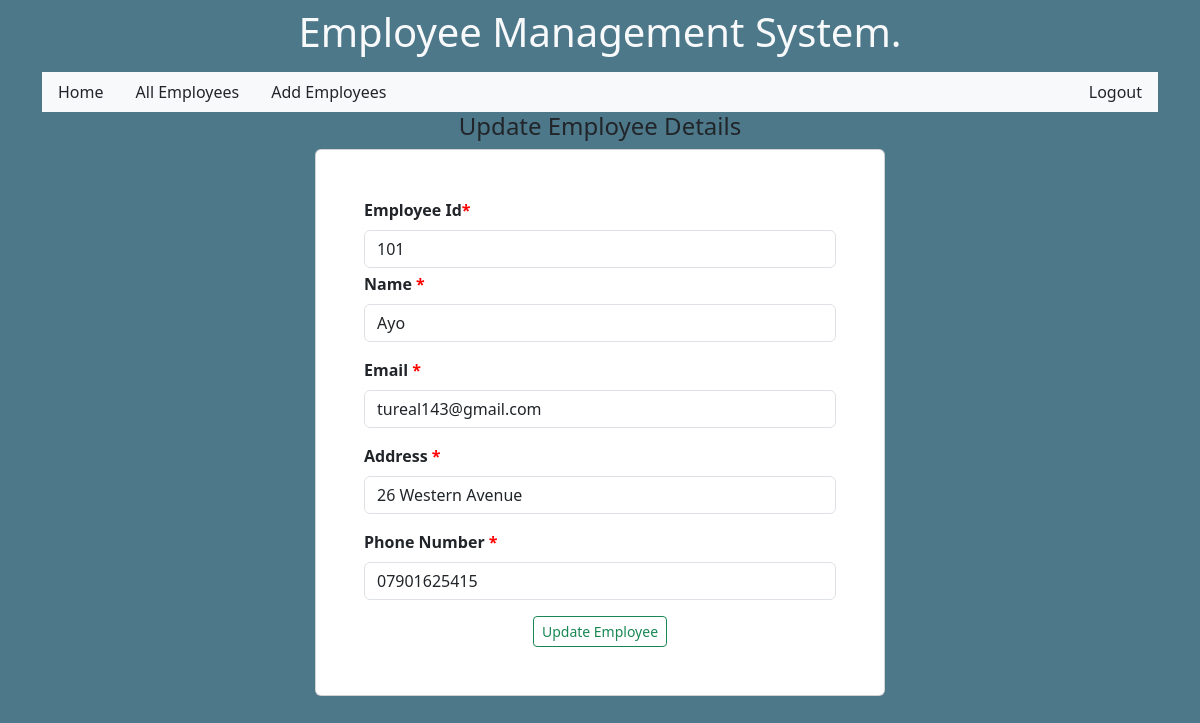
The app's page /updateemployee/1/ with its own data.
### emp/models.py (models this page shows)
class Employee(models.Model):
    employeeid = models.CharField(max_length = 100)
    name = models.CharField(max_length =50)
    email = models.CharField(max_length =50)
    address = models.CharField(max_length =50)
    phone = models.CharField(max_length =50, default ="")

### emp/views.py (the view)
# urls.py: path("updateemployee/<int:empid>/", views.updateemployee, name = "updateemployee"),
def updateemployee(request, empid):
    e = Employee.objects.get(pk = empid)
    return render(request, "emp/updateemployee.html", {"singleemp": e})

### emp/templates/emp/updateemployee.html (shortened to what this page needs)
{% extends "emp/base.html" %}
{% block content %}
<h4 class="text-center">Update Employee Details</h4>
<div class = " row ">
    <div class="col-lg-3 col-sm-6"></div>
    <div class="col-lg-6 col-sm-6 card p-5 fw-semibold">
    <form action ="/doupdateemployee/{{singleemp.id}}/" method = "POST">
        <div class="mb-1">
          <label for="exampleInputEmail1" class="form-label">Employee Id<span style="color: red">*</span></label>
          <input type="text" class="form-control" id="exampleInput" placeholder ="Enter Id"
          name ="employeeid" value ="{{singleemp.employeeid}}" readonly>
        </div>
        <div class="mb-3">
          <label for="exampleInputPassword1" class="form-label">Name <span style="color: red">*</span></label>
          <input type="text" class="form-control" id="exampleInput2" required = required
          name ="name" value ="{{singleemp.name}}">
        </div>
        <div class="mb-3">
            <label for="exampleInputPassword1" class="form-label">Email <span style="color: red">*</span></label>
            <input type="email" class="form-control" id="exampleInput2"  required = required
            name ="email"  value ="{{singleemp.email}}" >
          </div>
          <div class="mb-3">
            <label for="exampleInputPassword1" class="form-label">Address <span style="color: red">*</span></label>
            <input type="text" class="form-control" id="exampleInput2"  name ="address" required = required
            value ="{{singleemp.address}}">
          </div>
          <div class="mb-3">
            <label for="exampleInputPassword1" class="form-label">Phone Number <span style="color: red">*</span></label>
            <input type="text" class="form-control" id="exampleInput2"  name="phone" required = required  value ="{{singleemp.phone}}">
          </div>
    <div class ="container text-center mt-2">
        <button type="submit" class="btn  btn-sm btn-outline-success ">Update Employee</button>
        </div>
      </form>
    </div>
      <div class="col-lg-3 col-sm-6"></div>
</div>
{% endblock content %}

### records on screen
Employee: employeeid "101", name "Ayo", email "tureal143@gmail.com", address "26 Western Avenue", phone "07901625415"
